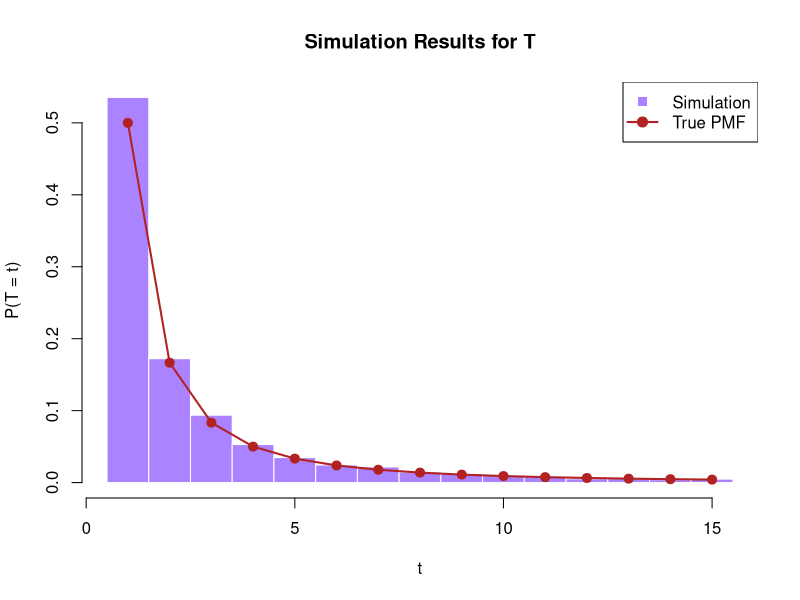

This chart was generated by the following R code:
# Lab Session 05 - Exercise on Simulations --------------------------------

# Suppose that X ~ Unif(0, 1) and that you independently draw {Y1, Y2, Y3, ...}
# from another Unif(0, 1) variable until you reach the random stopping time T
# such that YT < X.

# Question 1 --------------------------------------------------------------

# Determine the distribution of T conditioned on {X = x}.

# Assuming E = {YT < X}, the random variable T denotes the number of trials until
# event E occurs.
# This means that, for any natural number t, the event {T = t} corresponds to
# a sequence of (t - 1) failures, where Yi >= X, before the first success at step T.

# Knowing that each draw Yi is independent and identically distributed, if p
# is the probability that event E occurs, it is possible to state that
# P(T = t|X = x) = (1 - p)^{t - 1}p, meaning that (T|X = x) ~ Geom(p).

# More specifically, knowing that each Yi follows a Unif(0, 1) distribution, it
# is possible to retrieve the parameter p = P(Unif(0, 1) < x) = x.

# Question 2 --------------------------------------------------------------

# Determine the marginal distribution of T.

# Let f(x, t) = f(t|x)f(x) and marginalize T by mixing the joint distribution
# with respect to all possible values of x.

# Knowing that X ~ Unif(0, 1), with SX = [0, 1], and (T|X) ~ Geom(x), the goal
# is to solve \int_0^1 (1 - x)^{t - 1}x dt, which is a Beta integral equal to
# (1! x (t - 1)!) / ((t + 1)!) = 1/(t(t + 1)).
# This means that P(T = t) = 1/(t(t + 1)), for any natural number t.

# Question 3 --------------------------------------------------------------

# Write a simulation to numerically check the marginal distribution of T.

# Create a vector of 10000 NA values to keep track of the simulated stopping times.
M <- 10000
times <- rep(NA, M)

# Run each simulation sequentially.
for (m in 1:M){
  x <- runif(1)
  y <- runif(1)
  t <- 1
  
  # Stop whenever the event E is triggered.
  while (y > x){
    t <- t + 1
    y <- runif(1)
  }
  
  # Store the stopping time of simulation E.
  times[m] <- t
}

# For readability purposes, filter simulated values up to a chosen value.
max_t <- 15
vis_times <- times[times <= max_t]

# Plot histogram with breaks centered around integers.
hist(vis_times, 
     breaks = seq(0.5, max_t + 0.5, by = 1), 
     prob = TRUE, 
     col = "mediumpurple1", 
     border = "white",
     main = "Simulation Results for T", 
     xlab = "t", 
     ylab = "P(T = t)")

# Overlay theoretical points and connecting line.
t_vals <- 1:max_t
true_pmf <- 1 / (t_vals * (t_vals + 1))

points(t_vals, true_pmf, col = "firebrick", pch = 19, cex = 1.2)
lines(t_vals, true_pmf, col = "firebrick", lwd = 2)

legend("topright", legend = c("Simulation", "True PMF"),
       col = c("mediumpurple1", "firebrick"), 
       pch = c(15, 19), lwd = c(NA, 2), pt.cex = 1.2)
